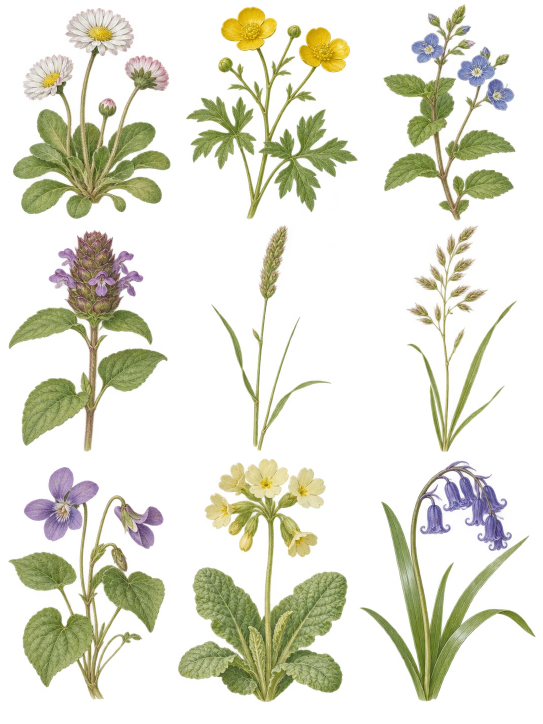
#> input picture assets/illustrations/expansion-00.webp, 1086 x 1448 px, found by its file name (shown at 1/2 size); its folder holds 4 pictures in this run
$ python register-expansion-art.py
#> lines starting #> are read from the running program, lines starting #| are printed output that depends on the picture; after the words box and inside, x2 and y2 are one past the last pixel; in counts of white or black regions, pixels touching at a corner belong together
"""Register measured specimen bounds from the generated nine-specimen atlases.
This is asset registration; original illustration pixels remain unchanged.
"""
from pathlib import Path
from PIL import Image
import numpy as np,json
manifest=[];audit=[]
def cut(profile,target,radius):
 lo=max(1,int(target-radius));hi=min(len(profile)-1,int(target+radius))
 segment=profile[lo:hi];minimum=segment.min();hits=np.where(segment==minimum)[0]+lo
 return int(hits[np.argmin(abs(hits-target))])
for index in range(20):
 path=Path(f'assets/illustrations/expansion-{index:02d}.webp');im=Image.open(path).convert('RGBA');w,h=im.size
#> further down, im is the input picture: PIL image 1086x1448 RGBA; mean R, G, B, A 68.1, 69.6, 38, 65.6
#> after `w, h = im.size`: w = 1086; h = 1448
 a=np.array(im)[:,:,3];ink=a>24
#> after `a = np.array(im)[:, :, 3]`:
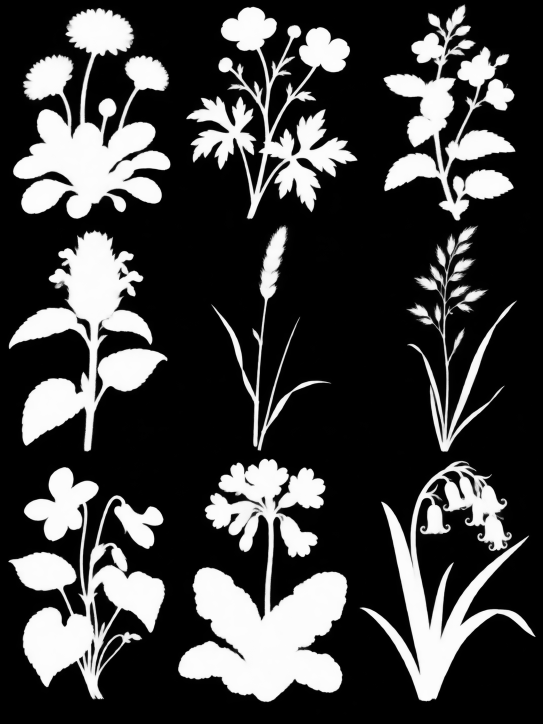
#> a: shape (1448, 1086) (shown at 1/2 size); min 0, max 255, mean 65.6
#> after `ink = a > 24`:
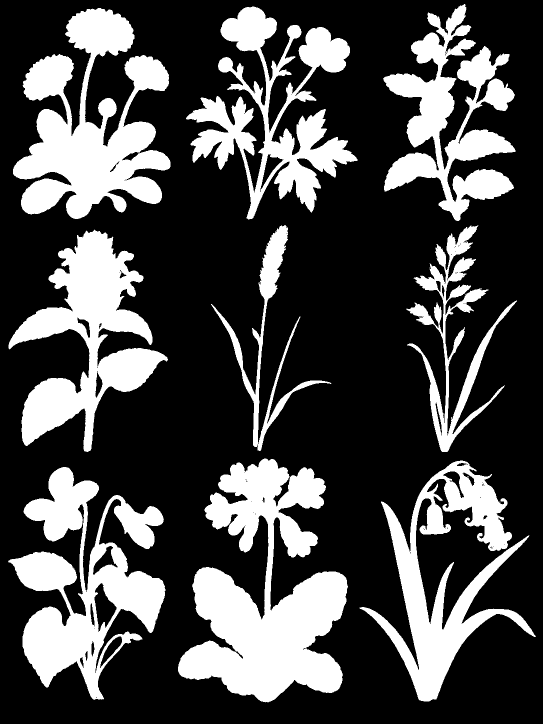
#> ink: shape (1448, 1086) bool (shown at 1/2 size); 28.3% white; 20 white regions (11 under 20 px), largest, box (x1, y1, x2, y2) and area: (356, 917, 696, 1405) 86056, (26, 16, 341, 438) 66357, (16, 934, 331, 1400) 61321
 ys=[0,cut(ink.sum(axis=1),h/3,h*.08),cut(ink.sum(axis=1),h*2/3,h*.08),h]
#> in cut, `hi = min(len(profile) - 1, int(target + radius))`: hi = 598
#> in cut, `segment = profile[lo:hi]`: segment = 232 values, max 529 at index 5, min 0 at index 76, mean 213.3
#> in cut, `minimum = segment.min()`: minimum = 0
#> in cut, `hits = np.where(segment == minimum)[0] + lo`: hits = [442, 443, 444, 445, 446, 447, 448, 449]
#> ys = [0, 449, 916, 1448]
 bounds=[]
 for row in range(3):
  profile=ink[ys[row]:ys[row+1]].sum(axis=0)
  xs=[0,cut(profile,w/3,w*.075),cut(profile,w*2/3,w*.075),w]
  for col in range(3):
   crop=a[ys[row]:ys[row+1],xs[col]:xs[col+1]]
   yy,xx=np.where(crop>3)
   if not len(xx):raise ValueError(f'Empty specimen {index}/{row}/{col}')
   bounds.append([max(xs[col],xs[col]+int(xx.min())-4),max(ys[row],ys[row]+int(yy.min())-4),min(xs[col+1],xs[col]+int(xx.max())+5),min(ys[row+1],ys[row]+int(yy.max())+5)])
#> this loop made 3 passes
#> xs on passes 1 to 3: [0, 362, 724, 1086], [0, 362, 724, 1086], [0, 355, 718, 1086]
#> after the loop, bounds = [[19, 10, 348, 444], [368, 7, 720, 445], [761, 4, 1038, 448], [11, 455, 342, 908], [417, 449, 667, 916], [808, 449, 1039, 910], [12, 928, 355, 1405], [355, 916, 718, 1411], [718, 916, 1076, 1409]]
 manifest.append("{source:require('../../"+str(path)+"'),width:"+str(w)+",height:"+str(h)+",bounds:"+json.dumps(bounds)+"}")
 audit.append({'atlas':str(path),'size':[w,h],'specimens':bounds})
#> pass 2 of the loop `for index in range(20):`:
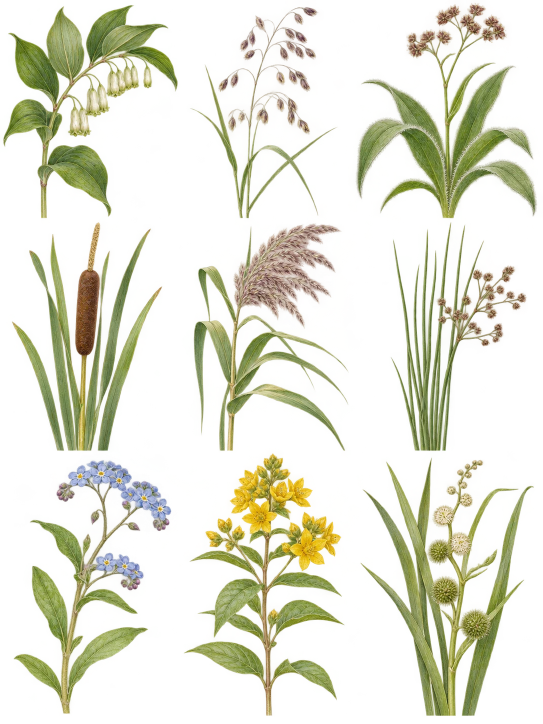
#> input picture assets/illustrations/expansion-01.webp, 1086 x 1448 px, found by its file name (shown at 1/2 size)
#> im is the input picture: PIL image 1086x1448 RGBA; mean R, G, B, A 89.1, 91.6, 40.7, 62
#> `a = np.array(im)[:, :, 3]`:
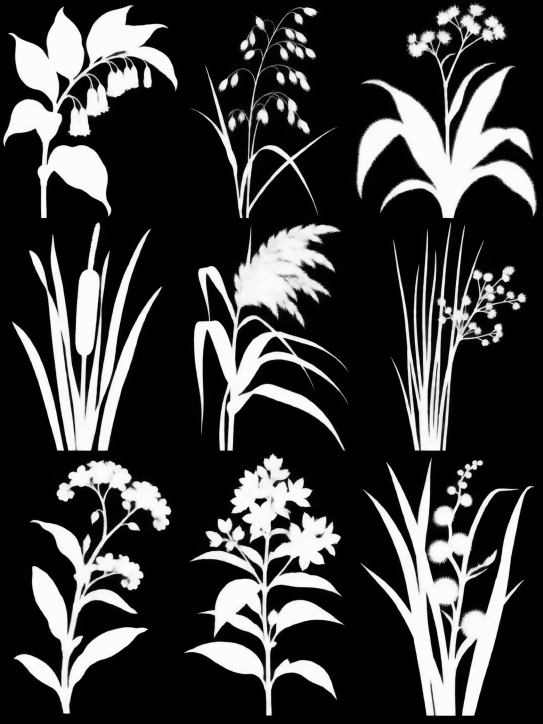
#> a: shape (1448, 1086) (shown at 1/2 size); min 0, max 255, mean 62
#> `ink = a > 24`:
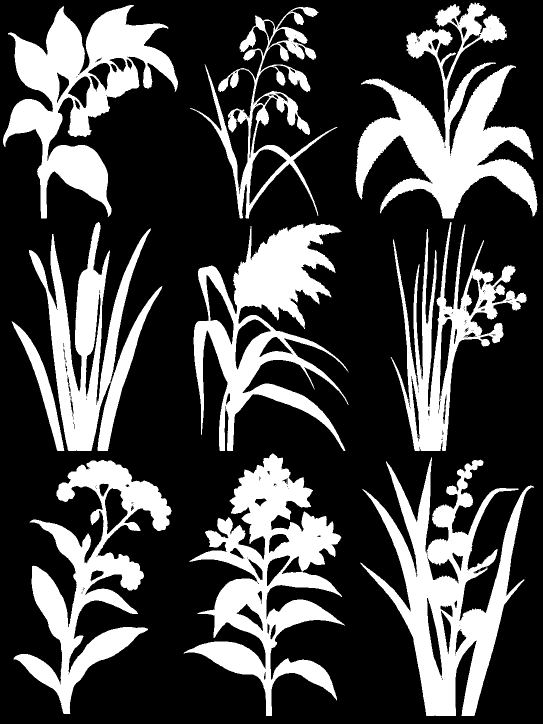
#> ink: shape (1448, 1086) bool (shown at 1/2 size); 27.9% white; 39 white regions (29 under 20 px), largest, box (x1, y1, x2, y2) and area: (721, 915, 1068, 1432) 61490, (367, 907, 690, 1432) 61063, (711, 5, 1075, 437) 59605
#> ys = [0, 443, 906, 1448]
#> the loop `for row in range(3):` made 3 passes
#> xs on passes 1 to 3: [0, 362, 710, 1086], [0, 362, 724, 1086], [0, 362, 720, 1086]
#> after the loop `for row in range(3):`: bounds = [[0, 4, 362, 443], [375, 8, 710, 443], [710, 0, 1086, 443], [17, 443, 329, 906], [381, 443, 702, 906], [777, 443, 1060, 906], [21, 913, 350, 1434], [363, 906, 694, 1436], [720, 909, 1072, 1438]]
#> pass 3 of the loop `for index in range(20):`:
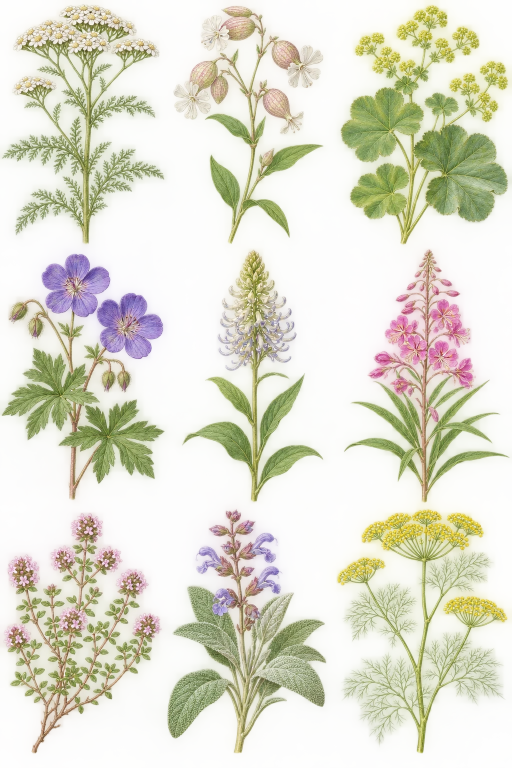
#> input picture assets/illustrations/expansion-02.webp, 1024 x 1536 px, found by its file name (shown at 1/2 size)
#> im is the input picture: PIL image 1024x1536 RGBA; mean R, G, B, A 200.9, 199.4, 174.1, 108
#> `a = np.array(im)[:, :, 3]`:
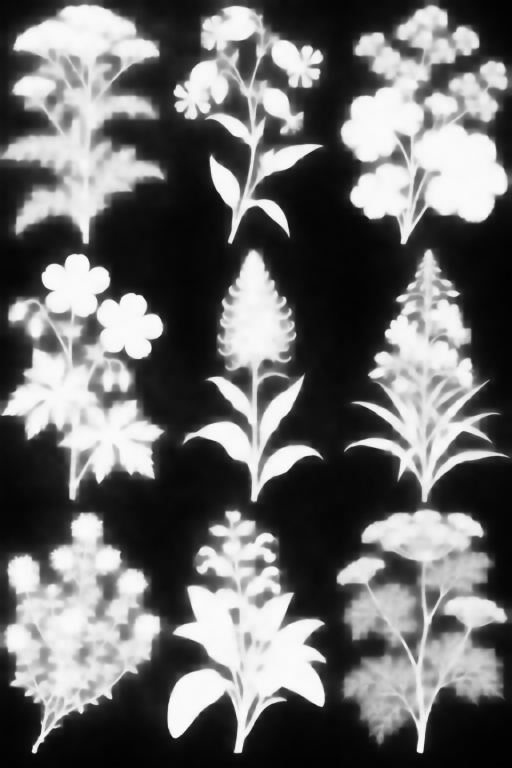
#> a: shape (1536, 1024) (shown at 1/2 size); min 0, max 251, mean 108
#> `ink = a > 24`:
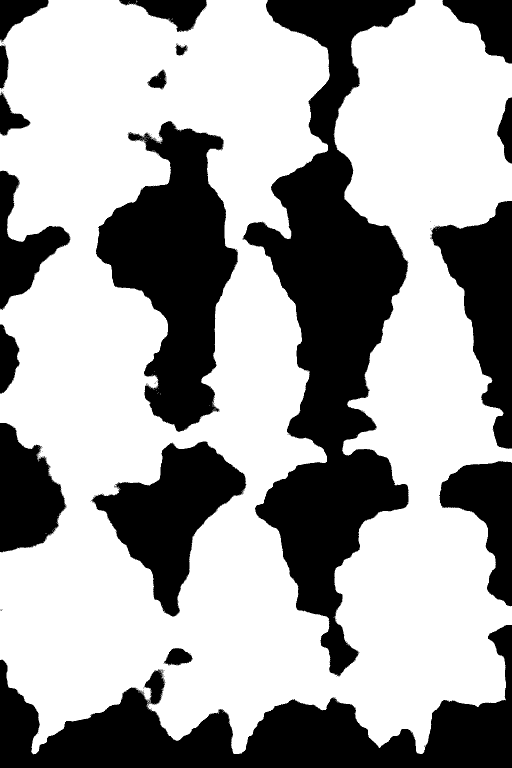
#> ink: shape (1536, 1024) bool (shown at 1/2 size); 64.1% white; 135 black regions (117 under 20 px), largest, box (x1, y1, x2, y2) and area: (484, 0, 831, 1353) 186505, (0, 1250, 1024, 1536) 111889, (192, 242, 476, 864) 91053
#> ys = [0, 484, 1000, 1536]
#> the loop `for row in range(3):` made 3 passes
#> xs on passes 1 to 3: [0, 354, 666, 1024], [0, 354, 683, 1024], [0, 310, 668, 1024]
#> after the loop `for row in range(3):`: bounds = [[0, 0, 354, 484], [354, 0, 666, 484], [666, 0, 1024, 484], [0, 484, 354, 1000], [354, 484, 683, 1000], [683, 484, 1024, 1000], [0, 1000, 310, 1536], [310, 1000, 668, 1536], [668, 1000, 1024, 1536]]
#> (the run stopped early here; a loop or call above may not have finished)
